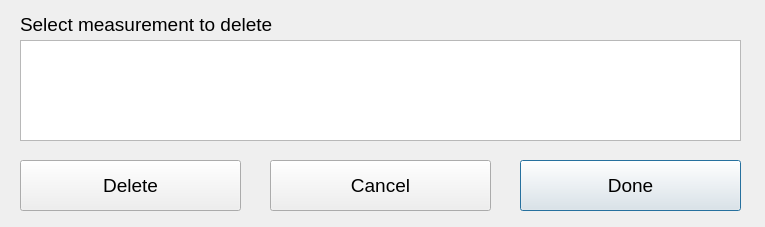
<?xml version="1.0" encoding="UTF-8"?>
<ui version="4.0">
 <class>specimendelDlg</class>
 <widget class="QDialog" name="specimendelDlg">
  <property name="geometry">
   <rect>
    <x>0</x>
    <y>0</y>
    <width>765</width>
    <height>227</height>
   </rect>
  </property>
  <property name="windowTitle">
   <string>Delete Specimen</string>
  </property>
  <widget class="QPushButton" name="okBtn">
   <property name="geometry">
    <rect>
     <x>520</x>
     <y>160</y>
     <width>221</width>
     <height>51</height>
    </rect>
   </property>
   <property name="font">
    <font>
     <pointsize>14</pointsize>
    </font>
   </property>
   <property name="text">
    <string>Done</string>
   </property>
  </widget>
  <widget class="QPushButton" name="cancelBtn">
   <property name="geometry">
    <rect>
     <x>270</x>
     <y>160</y>
     <width>221</width>
     <height>51</height>
    </rect>
   </property>
   <property name="font">
    <font>
     <pointsize>14</pointsize>
    </font>
   </property>
   <property name="text">
    <string>Cancel</string>
   </property>
  </widget>
  <widget class="QLabel" name="label">
   <property name="geometry">
    <rect>
     <x>20</x>
     <y>9</y>
     <width>301</width>
     <height>31</height>
    </rect>
   </property>
   <property name="font">
    <font>
     <pointsize>14</pointsize>
     <weight>50</weight>
     <bold>false</bold>
    </font>
   </property>
   <property name="text">
    <string>Select measurement to delete</string>
   </property>
  </widget>
  <widget class="QTableWidget" name="delSpecimen">
   <property name="geometry">
    <rect>
     <x>20</x>
     <y>40</y>
     <width>721</width>
     <height>101</height>
    </rect>
   </property>
   <property name="font">
    <font>
     <pointsize>24</pointsize>
    </font>
   </property>
   <property name="selectionBehavior">
    <enum>QAbstractItemView::SelectColumns</enum>
   </property>
  </widget>
  <widget class="QPushButton" name="delBtn">
   <property name="geometry">
    <rect>
     <x>20</x>
     <y>160</y>
     <width>221</width>
     <height>51</height>
    </rect>
   </property>
   <property name="font">
    <font>
     <pointsize>14</pointsize>
    </font>
   </property>
   <property name="text">
    <string>Delete</string>
   </property>
  </widget>
 </widget>
 <resources/>
 <connections/>
</ui>
